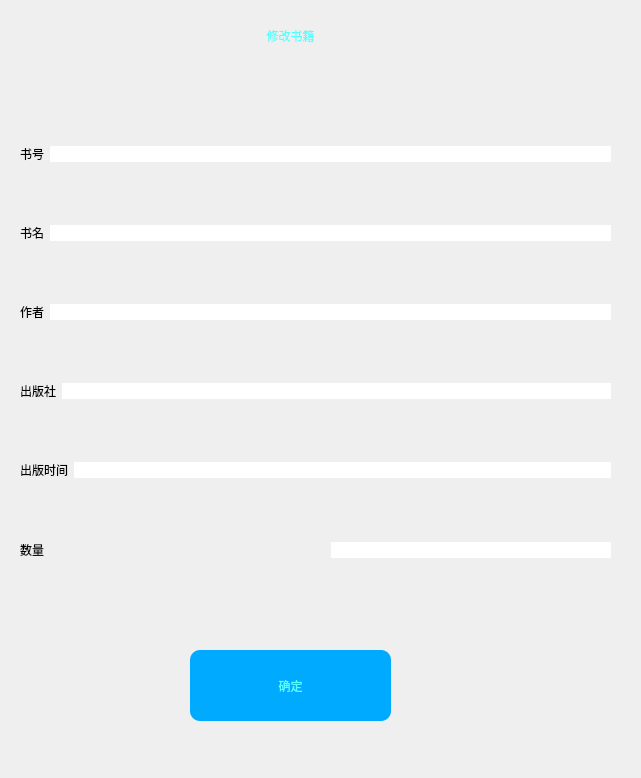
<?xml version="1.0" encoding="UTF-8"?>
<ui version="4.0">
 <class>Dialog</class>
 <widget class="QDialog" name="Dialog">
  <property name="geometry">
   <rect>
    <x>0</x>
    <y>0</y>
    <width>641</width>
    <height>778</height>
   </rect>
  </property>
  <property name="windowTitle">
   <string>Dialog</string>
  </property>
  <property name="styleSheet">
   <string notr="true">QLineEdit
{
	border-radius:10px;
	font: 16pt &quot;楷体&quot;;
	border-widh:1px;
	border-stytle:solid;
}
QLabel, QComboBox
{
	font: 16pt &quot;楷体&quot;;
	color: rgb(0, 0, 0);
}
QLabel#label_title
{
	font: 30pt &quot;楷体&quot;;
	
	color: rgb(85, 255, 255);
}

QPushButton
{
	font: 16pt &quot;楷体&quot;;
	color:rgb(85, 255, 255);
	background-color: rgb(0, 170, 255);
	width:100px;
	heigh:40px;
	border-radius:10px;
}
QPushButton::pressed
{
	color: rgb(255, 0, 0);
}
</string>
  </property>
  <widget class="QWidget" name="layoutWidget">
   <property name="geometry">
    <rect>
     <x>20</x>
     <y>90</y>
     <width>591</width>
     <height>531</height>
    </rect>
   </property>
   <layout class="QGridLayout" name="gridLayout">
    <item row="0" column="0">
     <layout class="QHBoxLayout" name="horizontalLayout">
      <item>
       <widget class="QLabel" name="label">
        <property name="text">
         <string>书号</string>
        </property>
       </widget>
      </item>
      <item>
       <widget class="QLineEdit" name="lineEdit_isbn"/>
      </item>
     </layout>
    </item>
    <item row="4" column="0">
     <layout class="QHBoxLayout" name="horizontalLayout_5">
      <item>
       <widget class="QLabel" name="label_4">
        <property name="text">
         <string>出版时间</string>
        </property>
       </widget>
      </item>
      <item>
       <widget class="QLineEdit" name="lineEdit_publishdate"/>
      </item>
     </layout>
    </item>
    <item row="2" column="0">
     <layout class="QHBoxLayout" name="horizontalLayout_3">
      <item>
       <widget class="QLabel" name="label_6">
        <property name="text">
         <string>作者</string>
        </property>
       </widget>
      </item>
      <item>
       <widget class="QLineEdit" name="lineEdit_author"/>
      </item>
     </layout>
    </item>
    <item row="3" column="0">
     <layout class="QHBoxLayout" name="horizontalLayout_4">
      <item>
       <widget class="QLabel" name="label_3">
        <property name="text">
         <string>出版社</string>
        </property>
       </widget>
      </item>
      <item>
       <widget class="QLineEdit" name="lineEdit_publisher"/>
      </item>
     </layout>
    </item>
    <item row="1" column="0">
     <layout class="QHBoxLayout" name="horizontalLayout_2">
      <item>
       <widget class="QLabel" name="label_5">
        <property name="text">
         <string>书名</string>
        </property>
       </widget>
      </item>
      <item>
       <widget class="QLineEdit" name="lineEdit_title"/>
      </item>
     </layout>
    </item>
    <item row="5" column="0">
     <layout class="QHBoxLayout" name="horizontalLayout_6">
      <item>
       <widget class="QLabel" name="label_7">
        <property name="text">
         <string>数量</string>
        </property>
       </widget>
      </item>
      <item>
       <spacer name="horizontalSpacer">
        <property name="orientation">
         <enum>Qt::Horizontal</enum>
        </property>
        <property name="sizeHint" stdset="0">
         <size>
          <width>40</width>
          <height>20</height>
         </size>
        </property>
       </spacer>
      </item>
      <item>
       <widget class="QLineEdit" name="lineEdit_number"/>
      </item>
     </layout>
    </item>
   </layout>
  </widget>
  <widget class="QPushButton" name="pushButton_sure">
   <property name="geometry">
    <rect>
     <x>190</x>
     <y>650</y>
     <width>201</width>
     <height>71</height>
    </rect>
   </property>
   <property name="text">
    <string>确定</string>
   </property>
  </widget>
  <widget class="QLabel" name="label_title">
   <property name="geometry">
    <rect>
     <x>190</x>
     <y>10</y>
     <width>201</width>
     <height>51</height>
    </rect>
   </property>
   <property name="text">
    <string>修改书籍</string>
   </property>
   <property name="alignment">
    <set>Qt::AlignCenter</set>
   </property>
  </widget>
 </widget>
 <resources/>
 <connections/>
</ui>
